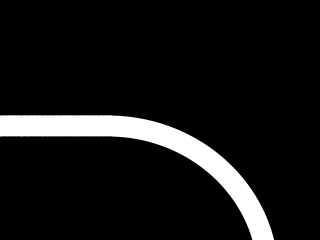
#> input picture Rasberry Pi/Camera/turn2.png, 320 x 240 px, found by its file name
$ python contour_detection_test.py   (older library calls are emulated)
#> lines starting #> are read from the running program, lines starting #| are printed output that depends on the picture; after the words box and inside, x2 and y2 are one past the last pixel; in counts of white or black regions, pixels touching at a corner belong together
import imutils
import cv2
import numpy as np

#load image
image = cv2.imread("turn2.png")
#> image is the input picture: shape (240, 320, 3); min 0, max 255, mean 22

#preprocess image
grayed_image= cv2.cvtColor(image, cv2.COLOR_BGR2GRAY)
blurred_image = cv2.GaussianBlur(grayed_image, (5, 5), 0)
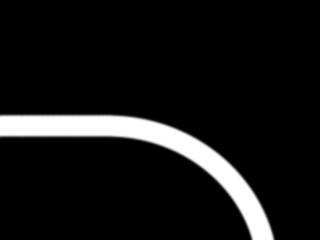
#> blurred_image: shape (240, 320); min 0, max 255, mean 22
threshold_image = cv2.threshold(blurred_image, 60, 255, cv2.THRESH_BINARY)[1]
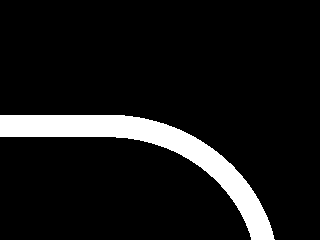
#> threshold_image: shape (240, 320); 9.2% white; 1 white region

#find contours of threshold_image
contours = cv2.findContours(threshold_image.copy(), cv2.RETR_EXTERNAL, cv2.CHAIN_APPROX_SIMPLE)
#> contours = 1 contour; box (x1, y1, x2, y2) and area: (0, 115, 275, 240) 6722
contours = contours[0] if imutils.is_cv2() else contours[1]

#convert back to BGR for contour drawing
threshold_image = cv2.cvtColor(threshold_image, cv2.COLOR_GRAY2BGR)
#> threshold_image: shape (240, 320, 3); 9.2% white; 1 white region, box (x1, y1, x2, y2) and area: (0, 115, 275, 240) 7035

#loop over the countours contained in "contours"
for c in contours:

    #compute the center of the contours using contour "Moments"
    M = cv2.moments(c)
    centerX = int(M["m10"] / M["m00"])
    centerY = int(M["m01"] / M["m00"])

    #compute contour bounding rectangles
    boundRectCoor = cv2.boundingRect(c)
    rotatedBoundingRect = cv2.minAreaRect(c)
    rotatedBoundRectCoor = cv2.boxPoints(rotatedBoundingRect)
    rotatedBoundRectCoor = np.int0(rotatedBoundRectCoor)

    #compute and print signed contour area; negative-ccw, positive-cc
    contour_area = cv2.contourArea(c, True)
    print(contour_area)

    #draw the contours and their centers
    #draw the bounding box and their centers
    cv2.drawContours(threshold_image, [c], -1, (0, 255,0), 2)
    cv2.drawContours(threshold_image, [rotatedBoundRectCoor], 0, (0, 106, 255), 2)
    cv2.circle(threshold_image, (centerX, centerY), 7, (255, 0, 0), -1)
    cv2.circle(threshold_image, ((rotatedBoundRectCoor[1][0]+rotatedBoundRectCoor[3][0])/2, (rotatedBoundRectCoor[0][1]+rotatedBoundRectCoor[2][1])/2), 7, (255, 255, 0))
    cv2.rectangle(threshold_image, (boundRectCoor[0], boundRectCoor[1]),(boundRectCoor[0]+boundRectCoor[2],boundRectCoor[1]+boundRectCoor[3]), (0, 0, 255), 2)

    #show the image
    cv2.imshow("Processed image", threshold_image)
    cv2.waitKey(0)
#> this loop made 1 pass
#> (centerX, centerY, boundRectCoor, rotatedBoundingRect, rotatedBoundRectCoor, contour_area) on pass 1: (149, 151, (0, 115, 275, 125), ((145.8, 155.6), (74.43, 300.6), -67.69), [[270, 247], [-7, 132], [20, 64], [298, 178]], -6721.5)
#| -6721.5
#> pass 1, `cv2.imshow("Processed image", threshold_image)`:
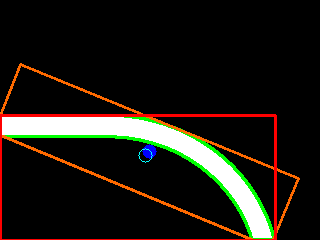
#> window 'Processed image': shape (240, 320, 3); mean B, G, R 19.2, 26.5, 30.5
